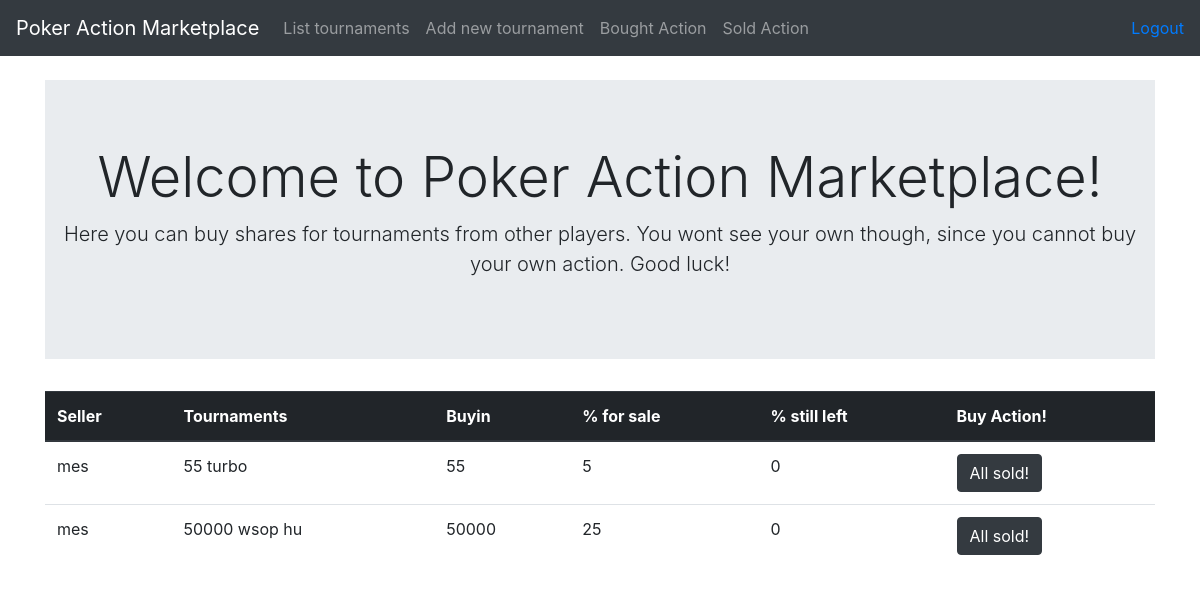
The app's page /tournaments/ (signed in), older data.
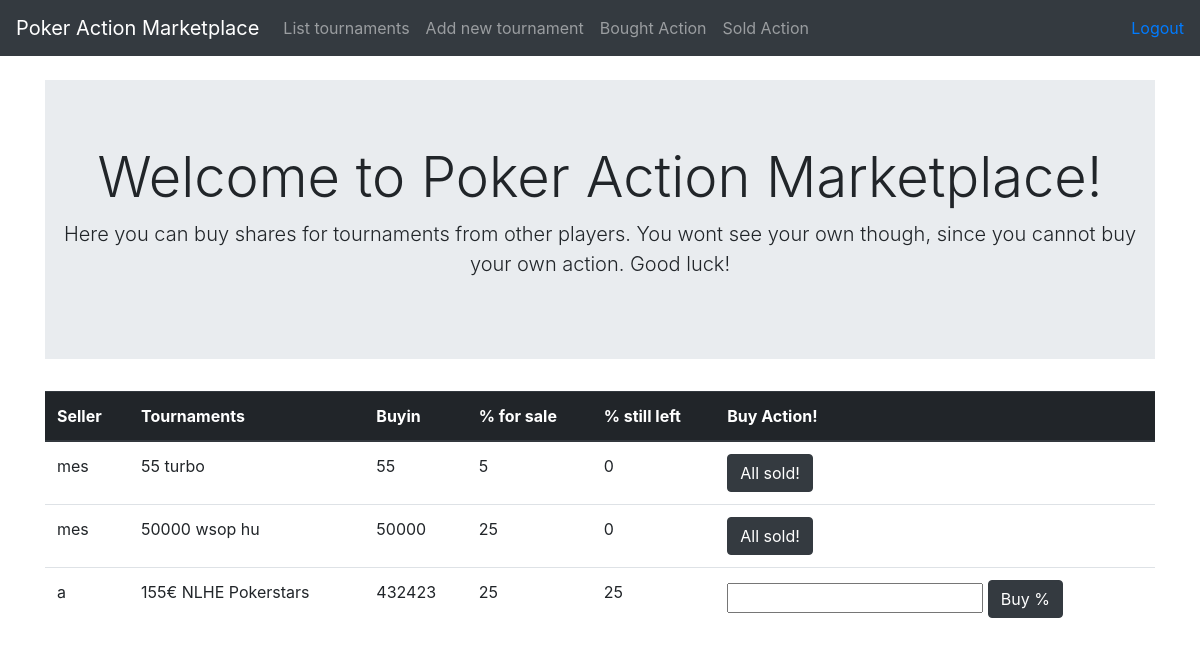
The same page, newer data.
### application/tournamentPackages/models.py (models this page shows, shortened)
class TournamentPackage(Base):
    tournament = db.Column(db.String(144), nullable=False)
    buyin = db.Column(db.Integer, nullable=False)
    pcttobesold = db.Column(db.Integer, nullable=False)
    pctleft = db.Column(db.Integer, nullable=False)
    account_id = db.Column(db.Integer, db.ForeignKey('account.id'), nullable=False)
    def __init__(self, tournament, buyin, pcttobesold):
        self.tournament = tournament
        self.buyin = buyin
        self.pcttobesold = pcttobesold
        self.pctleft = pcttobesold
        self.user = ''
        self.userid = ''
    @staticmethod
    def join_account_on_tournaments():
        stmt = text("SELECT * FROM tournament_package"
                    " LEFT JOIN account on tournament_package.account_id = account.id")
        res = db.engine.execute(stmt)
        tournaments = []
        for row in res:
            tournament = TournamentPackage(row[3], row[4], row[5])
            tournament.user = row[-2]
            tournament.id = row[0]
            tournament.userid = row[7]
            tournament.pctleft = row[6]
            if tournament.userid == current_user.id:
                continue
            tournaments.append(tournament)
        return tournaments

### application/tournamentPackages/views.py (the view)
@app.route('/tournaments/', methods=['GET'])
@login_required
def tournaments_index():
    tournaments = TournamentPackage.join_account_on_tournaments()
    tournaments.sort(key = lambda x: x.user, reverse=True)
    return render_template('tournaments/list.html', tournaments = tournaments)

### application/__init__.py (called while the page is built)
@login_manager.user_loader
def load_user(user_id):
    return User.query.get(user_id)

### application/templates/tournaments/list.html (shortened to what this page needs)
{% extends "layout.html" %}
{% block body %}
<div class="jumbotron jumbotron-fluid">
  <div class="container">
    <h1 class="display-4" align=center>Welcome to Poker Action Marketplace!</h1>
    <p class="lead" align=center>Here you can buy shares for tournaments from other players. You wont see your own though, since you cannot buy your own action. Good luck!</p>
  </div>
</div>
<table class="table">
  <thead class="thead-dark">
  <th scope="col">Seller</th>
  <th scope="col">Tournaments</th>
  <th scope="col">Buyin</th>
  <th scope="col">% for sale</th>
  <th scope="col">% still left</th>
  <th scope="col">Buy Action!</th>
  </thead>
  {% for tournament in tournaments %}
  <tr>
    <td>{{ tournament.user }}</td>
    <td>{{ tournament.tournament }}</td>
    <td>{{ tournament.buyin }}</td>
    <td>{{ tournament.pcttobesold }}</td>
    <td>{{ tournament.pctleft }}</td>
    {% if tournament.pctleft == 0 %}
    <td><button class="btn btn-dark">All sold!</button></td>
    {% else %}
    <td><form method="POST", action="{{ url_for('tournaments_buy_percentage', tournament_id = tournament.id) }}">
      <input name="text">
      <input type="submit", value='Buy %' class="btn btn-dark">
    </form></td>
    {% endif %}
  </tr>
{% endfor %}
</table>
{% endblock %}

### application/templates/layout.html (shortened to what this page needs)
<!DOCTYPE html>
<html>
<head>
  <link rel="stylesheet" href="https://maxcdn.bootstrapcdn.com/bootstrap/4.0.0/css/bootstrap.min.css">
</head>
<body>
  <nav class="navbar navbar-expand-md navbar-dark bg-dark mb-4">
    <a class="navbar-brand" href="#">Poker Action Marketplace</a>
      <div class="collapse navbar-collapse" id="navbarCollapse">
        <ul class="navbar-nav mr-auto">
          <li class="nav-item">
            <a class="nav-link" href="{{ url_for('tournaments_index') }} ">List tournaments</a>
          </li>
          <li class="nav-item">
            <a class="nav-link" href="{{ url_for('tournaments_form') }} ">Add new tournament</a>
          </li>
          <li class="nav-item">
            <a class="nav-link" href="{{ url_for('show_purchased_tournaments') }}">Bought Action</a>
          </li>
          <li class="nav-item">
            <a class="nav-link" href="{{ url_for('show_sold_tournaments') }}">Sold Action</a>
          </li>
        </ul>
        <div class="form-inline mt-2 mt-md-0">
          {% if current_user.is_authenticated %}
          <a href="{{ url_for('auth_logout') }}">Logout</a>
          {% else %}
          <a class="nav-item" href="{{ url_for('auth_login') }}">Login</a>
          <a class="nav-item" href="{{ url_for('auth_register') }}">Register</a>
          {% endif %}
        </div>
      </div>
      </nav>
<main role="main" class="container">
  {% block body %}{% endblock %}
</main>
</body>
</html>

Row changes from the older to the newer data that the page shows:
added TournamentPackage: user "a", tournament "155€ NLHE Pokerstars", buyin "432423", pcttobesold "25", pctleft "25"
